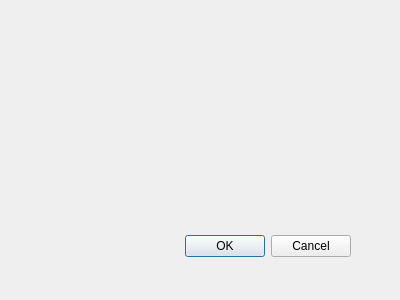
<?xml version="1.0" encoding="UTF-8"?>
<ui version="4.0">
 <class>Dialog</class>
 <widget class="QDialog" name="Dialog">
  <property name="geometry">
   <rect>
    <x>0</x>
    <y>0</y>
    <width>400</width>
    <height>300</height>
   </rect>
  </property>
  <property name="windowTitle">
   <string>Dialog</string>
  </property>
  <widget class="QDialogButtonBox" name="buttonBox">
   <property name="geometry">
    <rect>
     <x>10</x>
     <y>230</y>
     <width>341</width>
     <height>32</height>
    </rect>
   </property>
   <property name="orientation">
    <enum>Qt::Horizontal</enum>
   </property>
   <property name="standardButtons">
    <set>QDialogButtonBox::Cancel|QDialogButtonBox::Ok</set>
   </property>
  </widget>
 </widget>
 <resources/>
 <connections/>
 <slots>
  <slot>slot1()</slot>
 </slots>
</ui>
